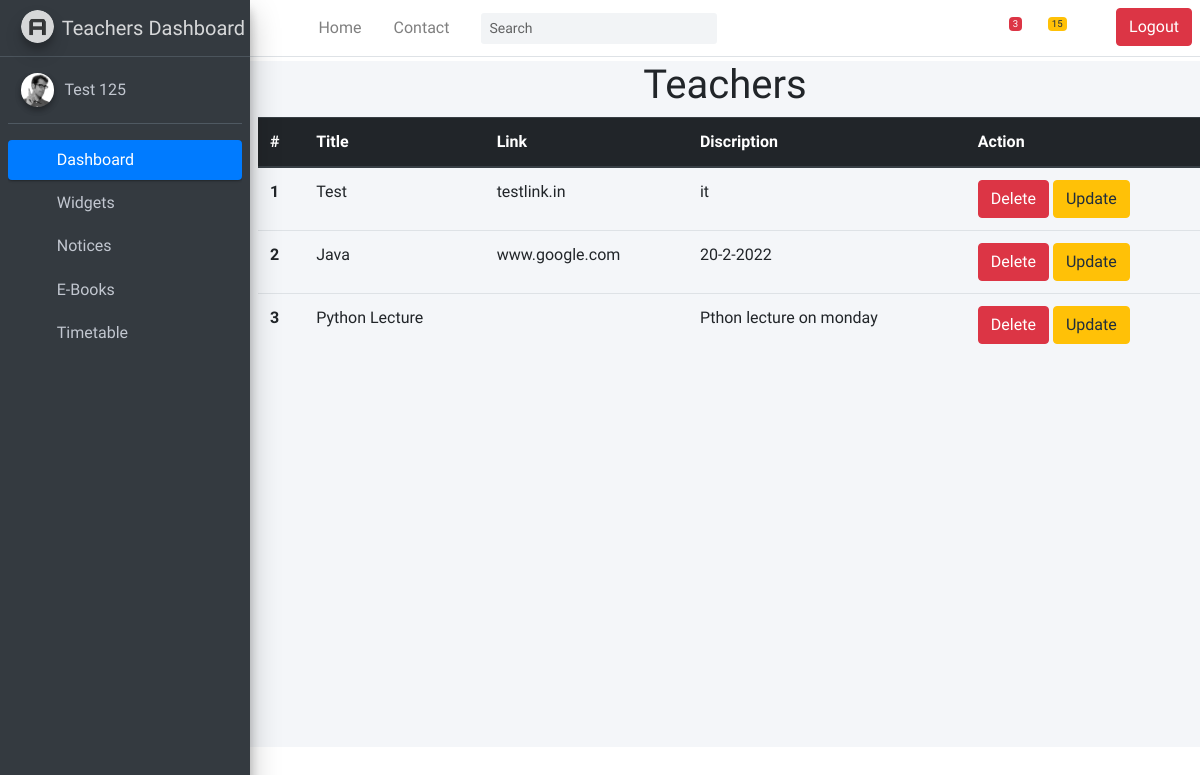
/notice_list (signed in), run on an earlier commit of the app's database.
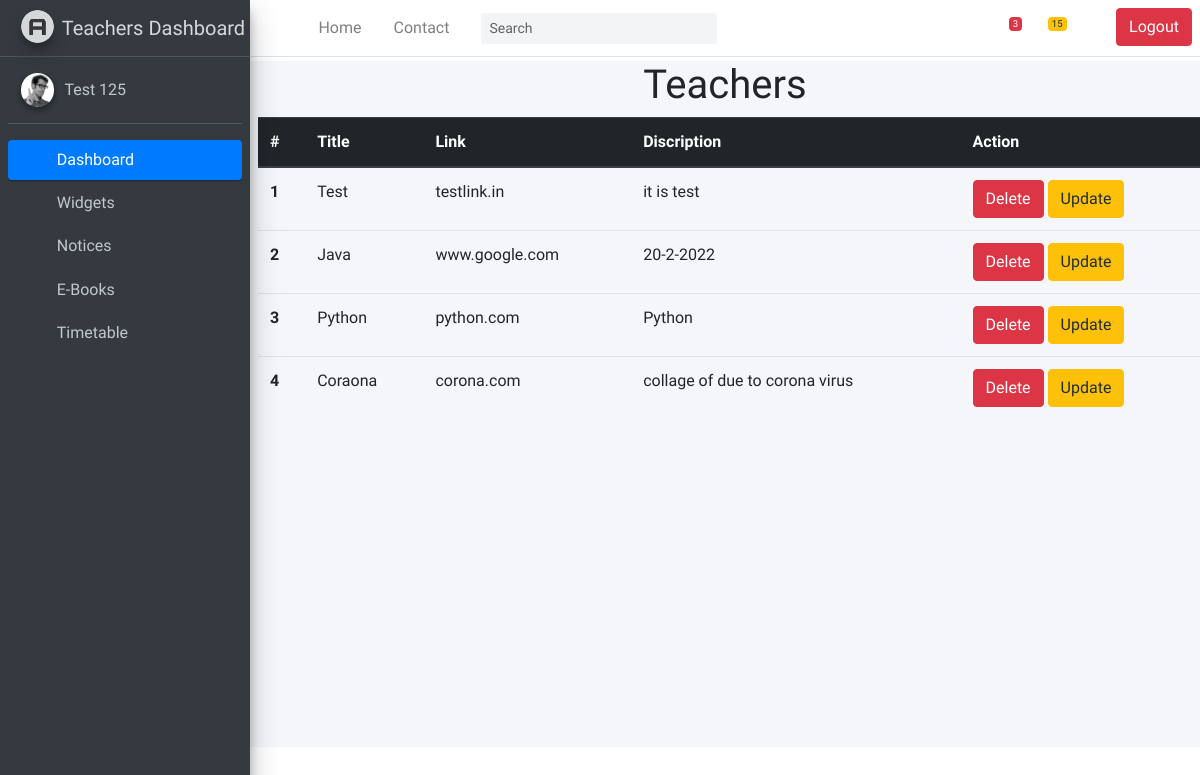
And on a later commit of the database.
### common/models.py (models this page shows)
class Notice(models.Model):
    title = models.CharField(max_length = 200)
    link = models.CharField(max_length = 200)
    discription = models.CharField(max_length = 200)
    teacher = models.ForeignKey(Teacher, on_delete=models.CASCADE)

### common/views.py (the view)
# urls.py: path('notice_list', views.TeachersView.notice_list, name='notice_list'),
    def notice_list(request):
        notice_list = Notice.objects.all()
        Login = request.session['TeacherLogin']
        if(Login == 'False'):
           return HttpResponseRedirect("/user_login")
        else:
            return render(request,'teachers_dashboard/notice_list.html',{
            "notice_list" : notice_list
             })

### templates/teachers_dashboard/notice_list.html
{% extends 'teachers_dashboard/index.html' %}
{% block notice_list %}
<div class="content-wrapper">
    <h1 class="m-1 text-center center"> Teachers </h1>
<table class="table m-2">
    <thead class="thead-dark">
      <tr>
        <th scope="col">#</th>
        <th scope="col">Title</th>
        <th scope="col">Link</th>
        <th scope="col">Discription</th>
        <th scope="col">Action</th>
      </tr>
    </thead>
    <tbody>
        {% for list in notice_list %}
      <tr>
        <th scope="row">{{ forloop.counter }}</th>
        <td>{{ list.title }}</td>
        <td>{{ list.link }}</td>
        <td>{{ list.discription }}</td>
        <td> <a href="delete_notice/{{ list.id }}"> <button class="btn btn-danger"> Delete </button></a>
           <a href="edit_notice/{{ list.id }}">  <button class="btn btn-warning"> Update </button></a>
             </td>
    </tr>
    {% endfor %}
    </tbody>
  </table>
  </div>
{% endblock notice_list %}

What changed in the data, as far as the page shows it:
changed Notice "Test": discription "it" → "it is test"
changed Notice: title "Python Lecture" → "Python"; link (not shown) → "python.com"; discription "Pthon lecture on monday" → "Python"
added Notice: title "Coraona", link "corona.com", discription "collage of due to corona virus"
